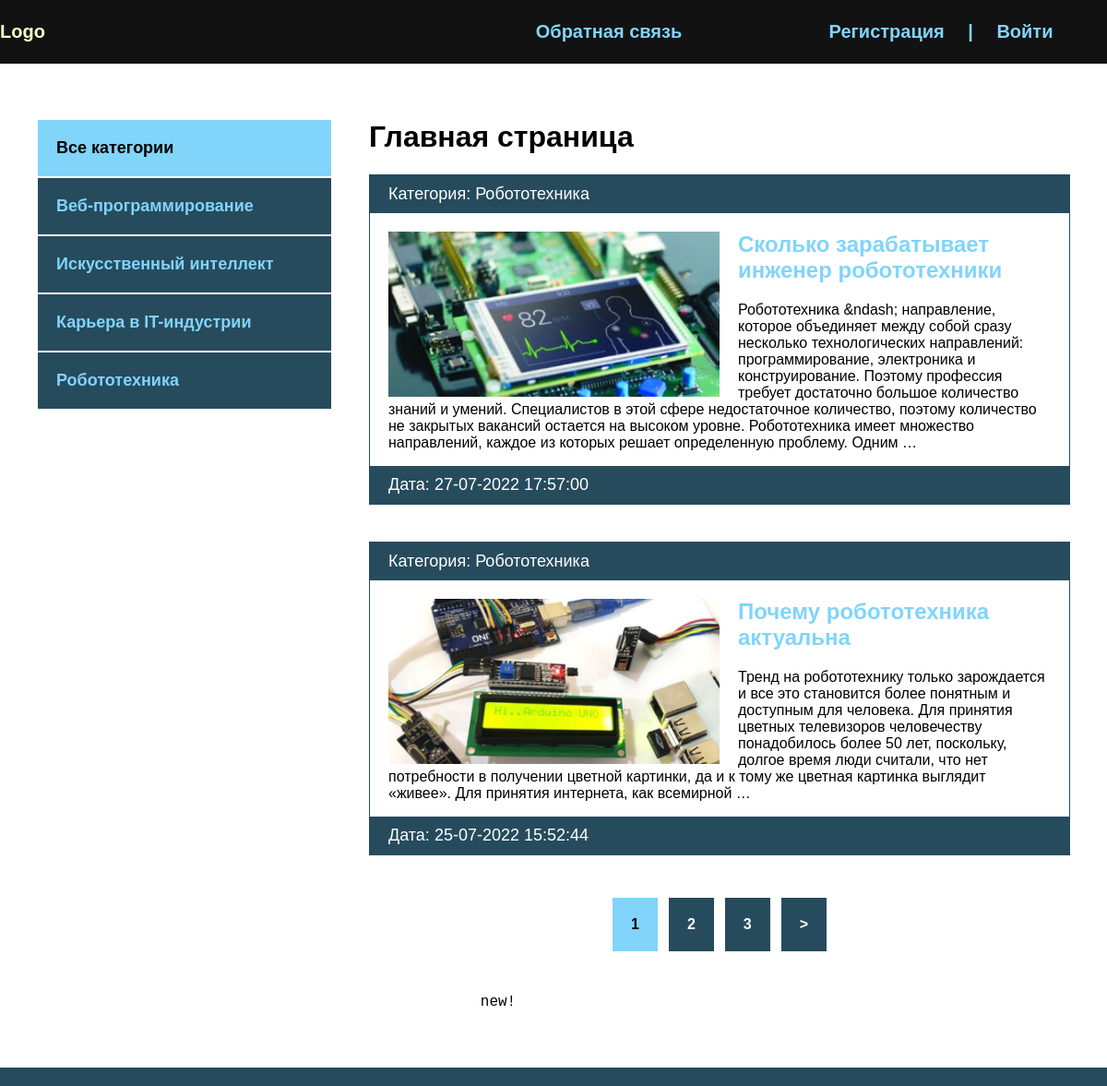
The page / on the database its author committed.
### blog/models.py (models this page shows, shortened)
class Category(models.Model):
    name = models.CharField(max_length=100, db_index=True, verbose_name='Категория')
    slug = models.SlugField(max_length=100, unique=True, db_index=True, verbose_name='URL')
    def __str__(self):
        return self.name
    def get_absolute_url(self):
        return reverse('category', kwargs={'cat_slug': self.slug})
    class Meta:
        verbose_name = 'Категория'
        verbose_name_plural = 'Категории'

class Blog(models.Model):
    title = models.CharField(max_length=255, verbose_name='Название')
    slug = models.SlugField(max_length=255, unique=True, db_index=True, verbose_name='URL')
    content = models.TextField(blank=True, verbose_name='Контент')
    photo = models.ImageField(upload_to="photos/%Y/%m/%d", blank=True, verbose_name='Фото')
    time_completed = models.DateTimeField(auto_now_add=True, verbose_name='Дата публикации')
    time_update = models.DateTimeField(auto_now=True, verbose_name='Дата обновления')
    is_published = models.BooleanField(default=True, verbose_name='Опубликовано')
    cat = models.ForeignKey('Category', on_delete=models.PROTECT, verbose_name='Категория')
    def get_absolute_url(self):
        return reverse('post', kwargs={'post_slug': self.slug})
    class Meta:
        verbose_name = 'Новость'
        verbose_name_plural = 'Новости'
        ordering = ['-time_completed']

### blog/views.py (the view)
# urls.py: path('', BlogHome.as_view(), name='index'),
class BlogHome(DataMixin, ListView):
    model = Blog
    template_name = 'blog/index.html'
    context_object_name = 'posts'
    def get_context_data(self, *, object_list=None, **kwargs):
        context = super().get_context_data(**kwargs)
        c_def = self.get_user_context(title='Главная страница')
        return dict(list(context.items()) + list(c_def.items()))
    def get_queryset(self):
        return Blog.objects.filter(is_published=True).select_related('cat')

### blog/utils.py (called while the page is built)
    def get_user_context(self,**kwargs):
        context=kwargs
        cats=Category.objects.annotate(Count('blog'))
        user_menu=menu.copy()
        if not self.request.user.is_authenticated:
            user_menu.pop(0)
        context['menu']=user_menu
        context['cats'] = cats
        if 'cat_selected' not in context:
            context['cat_selected']=0
        return context

### blog/templates/blog/index.html
{% extends 'blog/base.html' %}
{% load static %}
{% block content %}
<h1>{{ title }}</h1>
<ul class="main">
    {% for p in posts %}
    <li>
        <p class="first">Категория: {{p.cat}}</p>
        <div class="text">
            {% if p.photo %}
            <img src="{{p.photo.url}}" class="image" alt="">
            {% else %}
                        <img src="{% static 'blog/default.jpg' %}" class="image" alt="">
            {% endif %}
        <h2><a href="{{p.get_absolute_url}}"> {{ p.title }}</a></h2>
        <p>{{ p.content|striptags|truncatewords:50 }}</p>
        </div>
        <p class="date">Дата: {{p.time_update|date:"d-m-Y H:i:s"}}</p>
    </li>
    {% endfor %}
</ul>
{% endblock %}

### blog/templates/blog/base.html (shortened to what this page needs)
<!DOCTYPE html>
{% load static %}
{% load blog_tags %}
<html lang="en">
<head>
    <link rel="stylesheet" href="{% static 'css/style.css' %}">
</head>
<body>
<div class="header">
    <div class="wrap">
        <ul class="mainmenu">
            <li class="logo">
                <a href="{% url 'index' %}">
                    <div class="logo">Logo</div>
                </a>
            </li>
            {% for m in menu %}
            <li class="last">
                <a href="{% url m.url_name %}">{{m.title}}</a>
            </li>
            {% endfor %}
            {% if request.user.is_authenticated %}
            <li class="last">{{user.username}} | <a href="{% url 'logout' %}">Выйти</a></li>
            {%else%}
            <li class="last"><a href="{% url 'register' %}">Регистрация </a> | <a href="{% url 'login' %}">Войти </a>
            </li>
            {% endif %}
        </ul>
    </div>
</div>
<div class="content">
    <div class="wrap">
        <div class="sidebar">
            <ul>
                {% if cat_selected == 0 %}
                <li class="selected">Все категории</li>
                {% else %}
                <li class="selected"><a href="{% url 'index' %}"> Все категории</a></li>
                {% endif %}
                {% for c in cats%}
                {% if c.blog__count > 0 %}
                {% if c.pk == cat_selected %}
                <li class="selected">{{c.name}}</li>
                {% else %}
                <li><a href="{{c.get_absolute_url}}">{{c.name}}</a></li>
                {% endif %}
                {% endif %}
                {% endfor %}
            </ul>
        </div>
        <div>
            {% block content %}
            {% endblock %}
            {% if page_obj.has_other_pages %}
            <div>
                <ul class="list-pages">
                    {% for p in paginator.page_range %}
                    {% if page_obj.number == p %}
                    <li class="page-num page-num-selected">{{p}}</li>
                    {% elif p >= page_obj.number|add:-2 and p <= page_obj.number|add:2 %}
                    <li class="page-num">
                        <a href="?page={{p}}">{{p}}</a>
                    </li>
                    {% endif %}
                    {% endfor %}
                    {% if page_obj.has_next %}
                    <li class="page-num">
                        <a href="?page={{ page_obj.next_page_number }}">&gt;</a>
                    </li>
                    {% endif %}
                </ul>
                <div class="wrap">
                    <div class="sticker"></div>
                    <div class="msg">new!</div>
                </div>
            </div>
            {% endif %}
        </div>
    </div>
</div>
</body>
</html>

### blog/static/css/style.css (style rules this page uses)
body { margin:0; padding: 0; background: #264b5d; font-family: Verdana, Geneva, Tahoma, sans-serif; }
.wrap { max-width: 1200px; margin: 0 auto; }
.content .wrap { background: #FFF; padding: 40px; box-sizing: border-box; display: flex; }
ul { list-style:none; margin: 0; padding: 0; }
a { color:#81d4fa; text-decoration: none; padding: 20px; }
.header { background: #121212; }
.mainmenu { display: flex; align-items: center; font-size: 20px; font-weight: bold; justify-content: space-between; }
.logo { flex-basis: 40%; }
.last { flex-basis: 30%; text-align: center; color: #81d4fa; }
.sidebar ul { width: 320px; margin-right: 40px; margin-top: 20px; }
.sidebar a { padding: 20px; background: #264b5d; display: block; border: 1px solid white; font-weight: bold; font-size: 18px; }
.selected { font-size: 18px; padding: 20px; border: 1px solid white; font-weight: bold; background: #81d4fa; }
.main li { border:1px solid #264b5d; margin-bottom: 40px; }
.image { max-width: 50%; float:left; margin-right: 20px; }
.first, .date { padding: 10px 20px; background: #264b5d; font-size: 18px; color:white; margin: 0; }
.text { padding: 20px 20px 0; }
.text h2 { margin-top: 0; }
.text a { padding-left: 0; }
.list-pages { display:flex; justify-content: center; }
.page-num-selected { background: #81d4fa; padding: 20px; }
.list-pages a { background: #264b5d; padding: 20px; display: block; color: #FFF; }
.page-num { margin: 6px; font-weight: bold; }
.last a { display: inline; }
.msg { color: black; background: url(https://dl.dropbox.com/u/1143870/i/sticker.png) top center no-repeat; text-align:center; font-family: 'Bree Serif', Courier, monospaced; width:200px; position:absolute; margin:0; pointer-events: none; }
.sticker { width:100px; height:100px; position:absolute; background: url(https://dl.dropbox.com/u/1143870/i/sticker.png) top center no-repeat; animation: spin 10s linear infinite; animation-play-state: paused; }

### rows shown on the page
Category: name "Веб-программирование"
Category: name "Искусственный интеллект"
Category: name "Карьера в IT-индустрии"
Category: name "Робототехника"
Blog: cat "Робототехника", photo (picture), title "Сколько зарабатывает инженер робототехники", content "Робототехника &ndash; направление, которое объединяет между собой сразу несколько технологических направлений: программирование, электроника и конструирование. Поэтому профессия требует достаточно большое количество знаний и умений. Специалистов в этой сфере недостаточное количество, поэтому количество не закрытых вакансий остается на высоком уровне. Робототехника имеет множество направлений, каждое из которых решает определенную проблему. Одним …", time_update "27-07-2022 17:57:00"
Blog: cat "Робототехника", photo (picture), title "Почему робототехника актуальна", content "Тренд на робототехнику только зарождается и все это становится более понятным и доступным для человека. Для принятия цветных телевизоров человечеству понадобилось более 50 лет, поскольку, долгое время люди считали, что нет потребности в получении цветной картинки, да и к тому же цветная картинка выглядит «живее». Для принятия интернета, как всемирной …", time_update "25-07-2022 15:52:44"

### other values the page prints
{{ m.title }} "Обратная связь"
{{ title }} "Главная страница"
{{ p }} "1"
{{ p }} "2" "3"
